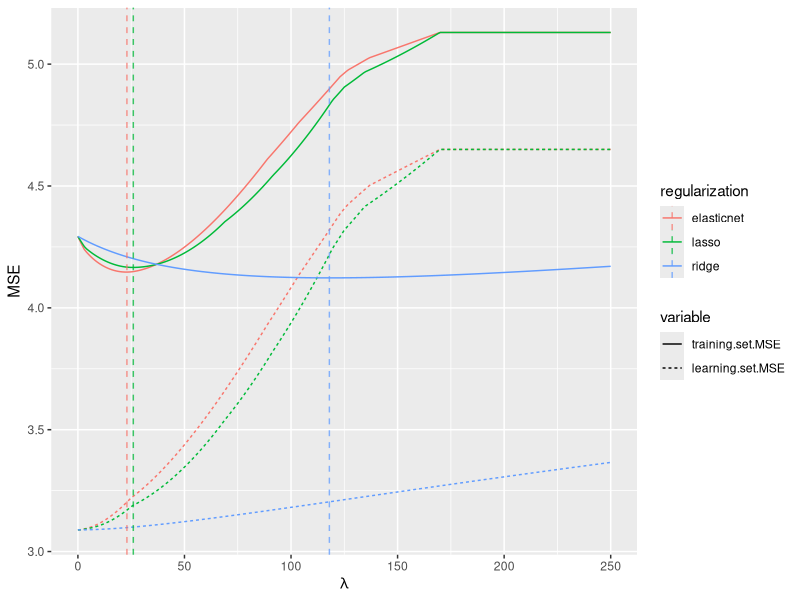
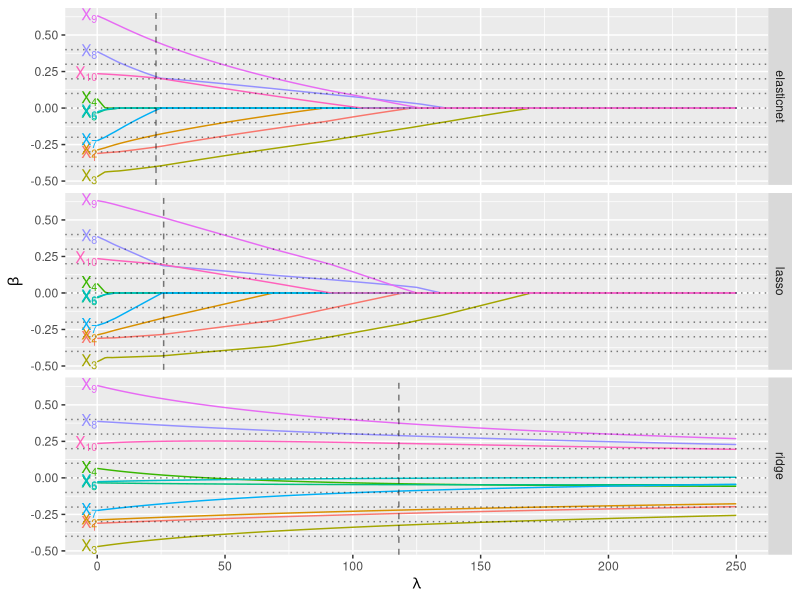
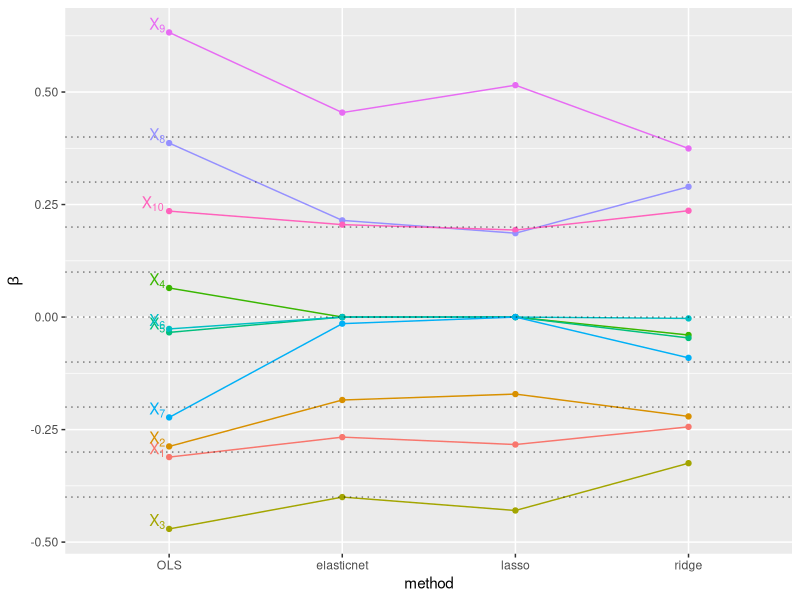
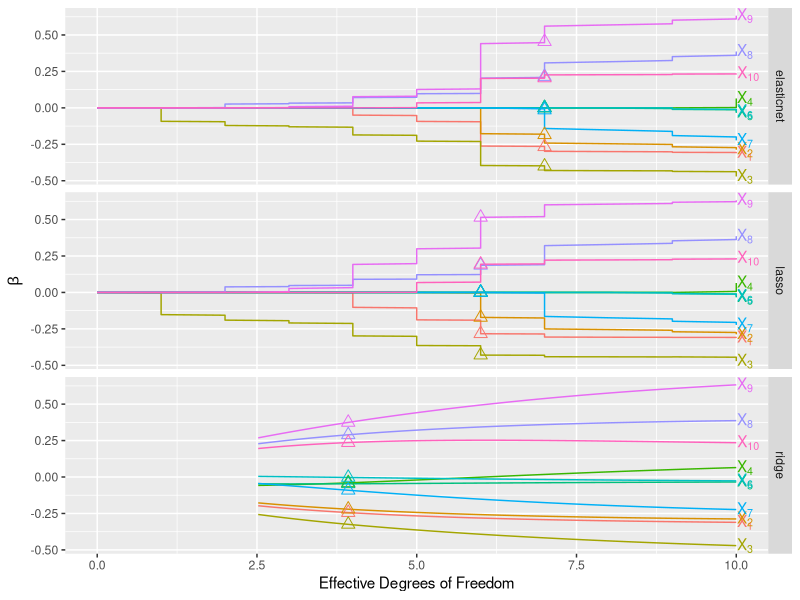
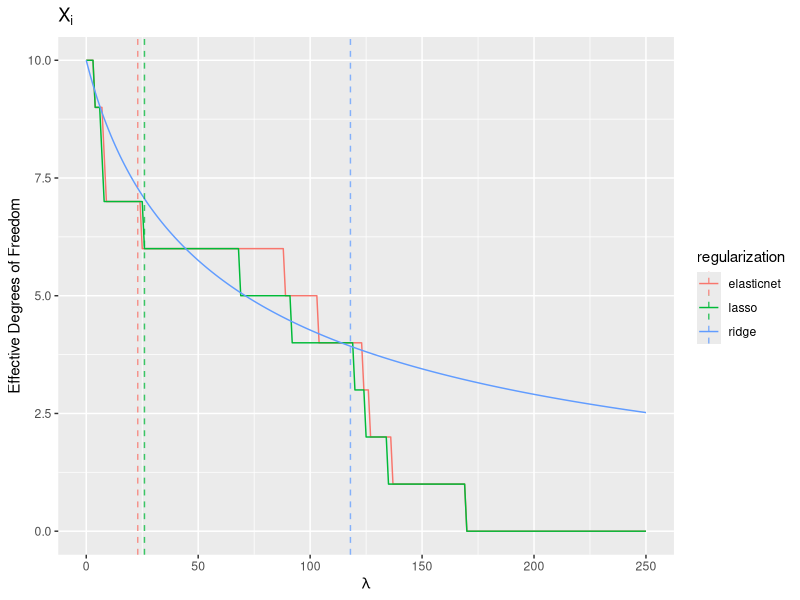
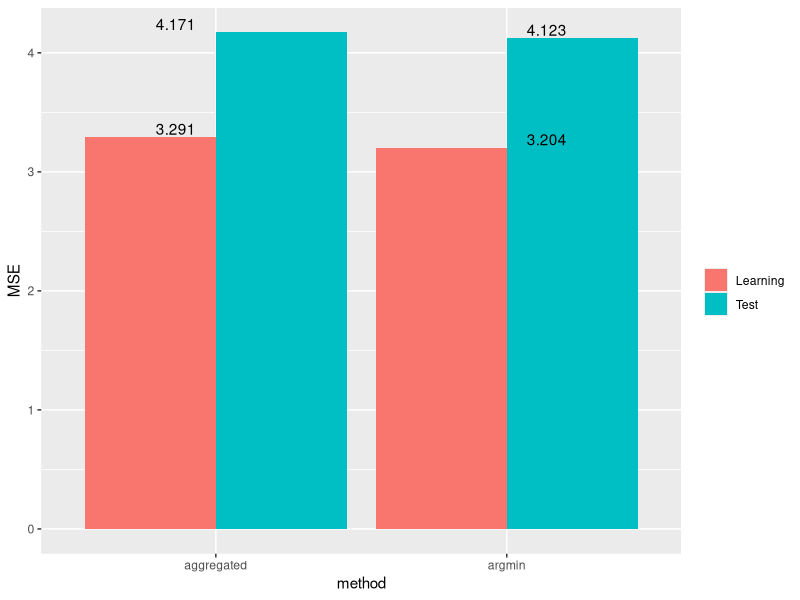
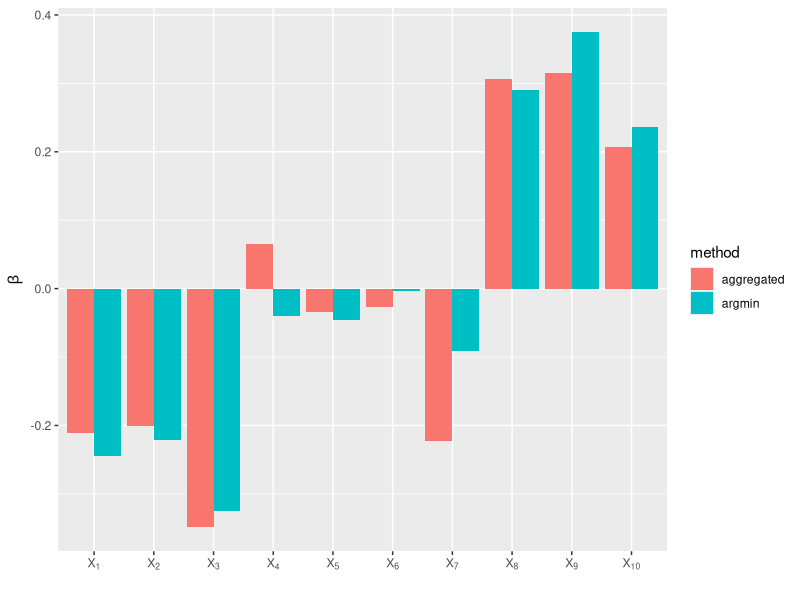
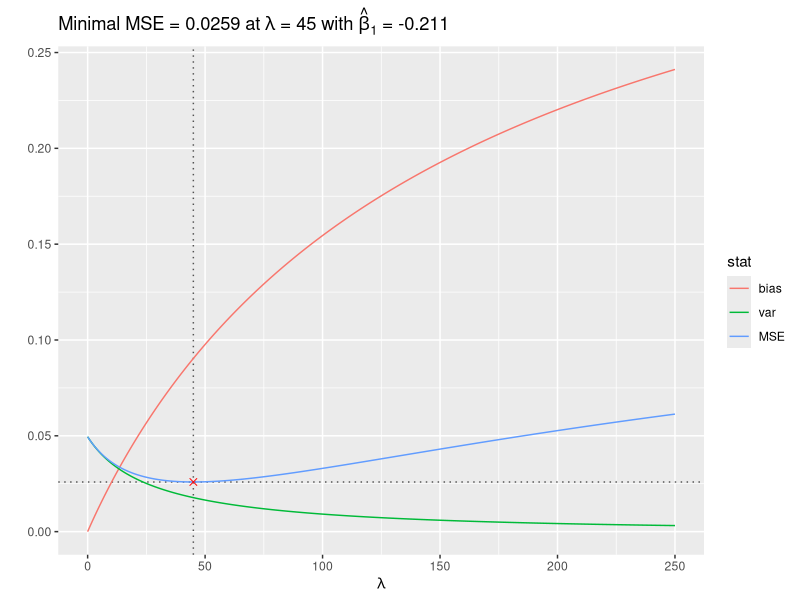

Reproduce these figures in R, in order. (Note: this script raises an error after producing the figures.)
### question 3 -- simulation study

### ------------------------
### simulation libraries
### ------------------------
set.seed(1234)
library(MASS) # for multivariate normal random variables
library(glmnet) # for regression routines
library(ggplot2) # for plotting
library(reshape2)

### -----------------------
### helper functions
### -----------------------
.ar1CovMatrix <- function(n,rho) {
  ### there's got to be a slick way to do this.
  rows <- 1:n
  exp.mat <- matrix(data=sapply(X=rows,FUN=function(i){abs(i-rows)}),ncol=n,byrow=T)
  return(rho ^ exp.mat)
}
.centerMat <- function(mat) {
  apply(X=mat,MARGIN=2,FUN=function(col){col-mean(col)})
}
.generateDataSet <- function(n.obs,J,rho) {
  ### make X according to N(0,Gamma), Gamma follows AR(1)
  ### make sure X is column-centered
  gamma <- .ar1CovMatrix(n=J, rho=rho)
  X.learningSet <- .centerMat(mvrnorm(n=n.obs, mu=rep(0,times=J), Sigma=gamma))
  
  ### make Y according to Y | X ~ N(Xbeta,sigma^2)
  Y.learningSet <- rnorm(n=n.obs, mean=X.learningSet %*% beta, sd=sigma)
  
  ### format output
  dataSet <- cbind(X.learningSet,Y.learningSet)
  colnames(dataSet) <- c(paste("X[", 1:J, "]",sep=""),"Y")
  return(dataSet)
}
### routine for graphical portion of EDA of learning set
.visualizeLearningSet <- function(learning.set) {
  melted.learning.set <- melt(data=as.data.frame(learning.set),id.vars=c("Y"))
  
  ### make scatterplot grid of Y vs. X_j
  scatterplot.grid <- ggplot(data=melted.learning.set,aes(y=Y,x=value,group=variable)) + geom_point() + facet_wrap(~ variable)
  
  ### look at individual distributions of X_j's, Y, and X*beta
  viz.data <- cbind(learning.set,learning.set[,-11]%*%beta)
  colnames(viz.data) <- c(colnames(learning.set),"X*beta")
  
  covariate.boxplot <- ggplot(data=melt(data=as.data.frame(viz.data))) + stat_boxplot(aes(x=variable,y=value))
}
### helper routines to do calculations for analysis
.calcRidgeDF <- function(lambda) {
  df.seq <- sapply(X=lambda,FUN=function(l){
    design.mat.svd <- svd(learning.set[,1:J])
    singular.values <- design.mat.svd$d
    numerator <- singular.values^2
    denominator <- (numerator + l)
    sum(numerator / denominator)
  })
  return(df.seq)
}
.calculateMSE <- function(glmnet.object, new.data, true.values) {
  Y.hat <- predict(object=glmnet.object,newx=new.data,type="response")
  apply(X=Y.hat, MARGIN=2,
        FUN=function(predicted.values){mean((true.values - predicted.values)^2)}
  )
}
### routine to calculate beta's and overal MSE for various regularization schemes
.makeAndAnalyzeGlmnet <- function(learning.set, training.set, regularization="ridge",standardize=F,intercept=T) {
  # note: analysis does not require columns of X to be anything other
  # than column-centered, which is taken care of during generation.
  # so perform glmnet without standardization
  
  # set glmnet's alpha and lambda to coincide with classical parametrization
  switch(regularization,
         ridge = {alpha <-0; lambda <- lambda.values / n.learning.set},
         lasso = {alpha <- 1; lambda <- lambda.values/(2*n.learning.set)},
         elasticnet = {alpha <- 1/3; lambda <- 3*lambda.values/(2*n.learning.set)}
  )
  
  # actually do the regression
  glmnet.obj <- glmnet(x=learning.set[,1:J],y=learning.set[,J+1],family="gaussian",alpha=alpha,lambda=lambda,standardize=standardize,intercept=intercept)
  
  ### place lambda back on original scale and calculate df
  switch(regularization,
         ridge = {lambda <- glmnet.obj$lambda * n.learning.set;
                  df <- .calcRidgeDF(lambda)},
         lasso = {lambda <-  2 * n.learning.set * glmnet.obj$lambda;
                  df <- glmnet.obj$df},
         elasticnet = {lambda <- 2*n.learning.set * glmnet.obj$lambda / 3 ;
                       df <- glmnet.obj$df}
  )
  
  ### extract coefficients and bundle relevant data into a df
  glmnet.df <- data.frame(regularization, lambda, df, t(as.matrix(glmnet.obj$beta)),check.names=F ) 
  colnames(glmnet.df)[1:3] <- c("regularization", "lambda", "df")
  
  ### check out MSE's
  glmnet.df <- within(data=glmnet.df,expr={
    learning.set.MSE <- .calculateMSE(glmnet.obj, new.data=learning.set[,1:J], true.values=learning.set[,J+1])
    training.set.MSE <- .calculateMSE(glmnet.obj, new.data=training.set[,1:J], true.values=training.set[,J+1])
  })
  
  return(list(glmnet.object=glmnet.obj,data.frame=glmnet.df))
}
### ridge-specific routines:
.calculateRidgeCoefs <- Vectorize(vectorize.args="lambda",FUN=function(X,Y,lambda){
  J <- dim(X)[2] # number of features
  X.t <- t(X); M <- X.t %*% X
  A <- solve(M + lambda * diag(J))
  A %*% X.t %*% Y
})
.calculateRidgeMSE <- Vectorize(vectorize.args="lambda",FUN=function(X,lambda,beta,sigma) {
  J <- dim(X)[2] # number of features
  X.t <- t(X); M <- X.t %*% X
  A <- solve(M + lambda * diag(J))
  bias <- (A %*% M - diag(J)) %*% beta
  var <- sigma^2 * diag(A %*% M %*% A)
  return(list(bias=bias,var=var,MSE=bias^2 + var))
} )
### OLS-specific routine:
.calcOLSCoefs <- function(X,Y) {
  t.X <- t(X)
  solve(t.X %*% X) %*% t.X %*% Y
}


### -----------------------
### simulation parameters
### -----------------------
J <- 10 # number of covariates
beta <- c((-J/2 + 1):0,0:(J/2-1)) / 10 # true coefficients
sigma <- 2 # variance for Y | X
rho <- 0.5 # variance for AR(1) structure
lambda.values <- 0:250 # domain of hyper-parameter space to optimize over
n.learning.set <- 100 # number of obs in learning set
n.training.set <- 1000 # number of obs in test set


### ------------------------
### simulation study
### ------------------------

### 1) make learning and test set
learning.set <- .generateDataSet(n.learning.set,J,rho)
training.set <- .generateDataSet(n.training.set,J,rho)

### 2) perform EDA on learning set

### 3) examine properties of regularization

### make coefficients for each regularization scheme
ridge.study <- .makeAndAnalyzeGlmnet(learning.set, training.set)
ridge.study.df <- ridge.study$data.frame

lasso.study <- .makeAndAnalyzeGlmnet(learning.set, training.set, regularization="lasso")
lasso.study.df <- lasso.study$data.frame

enet.study <- .makeAndAnalyzeGlmnet(learning.set, training.set, regularization="elasticnet")
enet.study.df <- enet.study$data.frame


### find lambda associated to minimal traning risk
ridge.t.MSE.min.indx <- which.min(ridge.study.df$training.set.MSE)
enet.t.MSE.min.indx <- which.min(enet.study.df$training.set.MSE)
lasso.t.MSE.min.indx <- which.min(lasso.study.df$training.set.MSE)

location.of.MSE.mins <- rbind(ridge.study.df[ridge.t.MSE.min.indx,],enet.study.df[enet.t.MSE.min.indx,],lasso.study.df[lasso.t.MSE.min.indx,])

### reshape data for visualization
combined.df <- rbind(ridge.study.df,enet.study.df,lasso.study.df)
melted.df <- melt(data=combined.df,id.vars=c("lambda","df","regularization")); head(melted.df)
mse.indx <- which(melted.df$variable %in% c("learning.set.MSE","training.set.MSE"))

### look at MSE vs. lambda for training and learning sets
mse.vs.lambda <- ggplot(data=melted.df[mse.indx,],aes(x=lambda,y=value,color=regularization,lty=variable)) + geom_line() + geom_vline(data=location.of.MSE.mins,aes(xintercept=lambda,color=regularization),lty=8,alpha=0.75) + labs(x=expression(lambda),y="MSE")
show(mse.vs.lambda)

### look at how coefficients vary with lambda
beta.vs.lambda <- ggplot(data=melted.df[-mse.indx,],aes(x=lambda,y=value,color=variable)) + geom_line(show_guide=F) + geom_hline(yintercept=beta,alpha=0.5,lty=3) +  geom_vline(data=location.of.MSE.mins,aes(xintercept=lambda),lty=8,alpha=0.5) + geom_text(data=subset(x=melted.df[-mse.indx,],subset={lambda==0}),aes(label=variable,x=0,y=value,color=variable,group=regularization),show_guide=F,hjust=1,parse=T) + facet_grid(regularization~.) + labs(x=expression(lambda),y=expression(beta))
show(beta.vs.lambda)

### compare "optimal" coefficients between all 4 methods
beta.OLS <- .calcOLSCoefs(X=learning.set[,1:J],Y=learning.set[,J+1])
extra.info <- rbind(data.frame(regularization="OLS",lambda=0,df=J,t(beta.OLS),learning.set.MSE=0,training.set.MSE=0,check.names=F),location.of.MSE.mins)

coefs.vs.method <- ggplot(data=melt(extra.info[,-(14:15)],id.vars=c("lambda","df","regularization")),aes(x=regularization,y=value,color=variable,group=variable)) + geom_point(show_guide=F) + geom_line(show_guide=F) + geom_hline(yintercept=beta,alpha=0.5,lty=3) + geom_text(data=melt(extra.info[1,-(14:15)],id.vars=c("lambda","df","regularization")),aes(label=variable,x=as.factor("OLS"),y=value),hjust=1.25,vjust=0,show_guide=F,parse=T) + labs(x="method",y=expression(beta))
show(coefs.vs.method)

### look at beta vs. df
beta.vs.df <- ggplot(data=melted.df[-mse.indx,],aes(x=df,y=value,color=variable)) + geom_line(show_guide=F) + geom_point(data=melt(location.of.MSE.mins[,-(14:15)],id.vars=c("lambda","df","regularization")),aes(x=df,y=value),size=3,shape=2,show_guide=F) + geom_text(data=subset(x=melted.df[-mse.indx,],subset={df==10 & lambda==0}),aes(label=variable,x=10,y=value,color=variable,group=regularization),show_guide=F,hjust=-.05,parse=T) +  facet_grid(regularization~.) + labs(x="Effective Degrees of Freedom",y=expression(beta))
show(beta.vs.df)

### check out df vs. lambda
df.vs.lambda <- ggplot(data=melted.df[-mse.indx,],aes(x=lambda,y=df,color=regularization)) + geom_line() + geom_vline(data=location.of.MSE.mins,aes(xintercept=lambda,color=regularization),lty=8,alpha=0.75)  + labs(x=expression(lambda),y="Effective Degrees of Freedom",title=expression(X[i]))
show(df.vs.lambda)

### investigate properties of Ridge estimator;
# For the simulation model of a), provide and comment on graphical displays of
# the bias, variance, and MSE of the ridge estimators based on the learning set.
# For each coefficient, provide the value of the shrinkage parameter λ minimizing
# the MSE and the corresponding estimate.

### use closed form expression to investigate bias, variance, and MSE of beta_ridge
library(plyr)
ridge.sampling.stats.list.mat <- .calculateRidgeMSE(learning.set[,1:J],lambda.values,beta,sigma)
ridge.stats <- adply(.data=ridge.sampling.stats.list.mat, .margins=1,
                     .fun=function(row){cbind(lambda=lambda.values,ldply(.data=row, .fun='t'))}
                     )
colnames(ridge.stats)[1] <- "stat"

### find lambda that minimizes MSE for individual coefficient
ridge.indv.study.df <- adply(.data=subset(ridge.stats,subset={stat=="MSE"})[,-(1:2)],.margins=2,.fun=function(column){
  col <- unlist(column)
  col.min.indx <- which.min(col)
  lambda.min <- lambda.values[col.min.indx]
  MSE.min <- min(col)
  coef.at.min <-ridge.study.df[col.min.indx,colnames(column)]
  c(coef=coef.at.min,lambda=lambda.min,MSE=MSE.min)
  })

### calculate MSE of this frankenstein estimator
frank.MSE.lset <- mean( (learning.set[,J+1] - learning.set[,1:J] %*% ridge.indv.study.df$coef)^2 )
frank.MSE.tset <- mean( (training.set[,J+1] - training.set[,1:J] %*% ridge.indv.study.df$coef)^2 )

### compare this to minimum MSE found above
library(xtable)
mse.comparison <- rbind(c(Learning=frank.MSE.lset,Test=frank.MSE.tset),c(Learning=location.of.MSE.mins$learning.set.MSE[1],Test=location.of.MSE.mins$training.set.MSE[1]))
mse.comparison <- data.frame(method=c("aggregated","argmin"),mse.comparison)
mse.comparison.plot <- ggplot(data=melt(mse.comparison),aes(x=method)) + geom_bar(aes(weight=value,fill=variable),position="dodge") + geom_text(aes(x=method,y=value,label=round(value,digits=3)),hjust=c(1.5,-0.5,1.5,-0.5),vjust=-0.2,color='black',position="dodge") + labs(y="MSE") + scale_fill_discrete(name="")
show(mse.comparison.plot)

### compare frankenstein coefficients to argmin coefs
coef.comparison <- data.frame(ridge.indv.study.df[,1:2],t(location.of.MSE.mins[1,4:13]))
colnames(coef.comparison) <- c("covariate","aggregated","argmin")
coef.comparison.plot <- ggplot(data=melt(coef.comparison),aes(x=covariate,fill=variable)) + geom_bar(aes(weight=value),position="dodge") + labs(x="",y=expression(beta)) + scale_fill_discrete(name="method")


# fix the x-axis labels
cmd2 <- paste("coef.comparison.plot <- coef.comparison.plot + scale_x_discrete(limits = coef.comparison$covariate, labels=c(",
      paste("\"",ridge.indv.study.df$X1,"\" = ",llply(ridge.indv.study.df$X1,.fun=function(cov){parse(text=cov)}),sep="",collapse=",")
      ,"))",sep="")
eval(parse(text=cmd2))
show(coef.comparison.plot)

### check out bias, variance, and MSE for each coefficient as functions of lambda
melted.ridge.stats <- melt(data=ridge.stats,id.vars=c("stat","lambda"))
coef.plots <- dlply(.data=melted.ridge.stats,.variables=.(variable),.fun=function(subset){
  ### subset has the viz data, minima has the annotation meta-data
  minima <- subset(ridge.indv.study.df, {X1 == subset$variable[1]})
  i <- as.numeric(gsub(pattern="X\\[([1]{0,1}[0-9])\\]",replacement="\\1",x=minima$X1))
  plot.title <- substitute(paste("Minimal MSE = ", MSE, " at ", lambda, " = ", lambda.val, " with ", hat(beta)[i], " = ", beta.val),list(MSE=round(minima$MSE,4), lambda.val=minima$lambda, i=i, beta.val=round(minima$coef,3)))
  output <- ggplot() + geom_vline(xintercept=minima$lambda,color='black',lty=3,alpha=0.65) + geom_hline(yintercept=minima$MSE,color='black',lty=3,alpha=0.65) + geom_line(data=subset,aes(x=lambda,y=value,group=stat:variable,color=stat))  + geom_point(data=minima,aes(x=lambda,y=MSE),shape=4,color='red',size=2) + labs(y="",x=expression(lambda), title=plot.title)
  show(output)
  return(output)
})

### investigate properties of LASSO via bootstrap
###   fix learning set, redraw Y
B <- 100 # number of redraws
X.fixed <- learning.set[,1:J]

lasso.sampling.dist <- ldply(.data=1:B,.fun=function(i){
  ### remake learning set, and run glmnet
  learning.set[,J+1] <- rnorm(n=n.learning.set, mean=X.fixed %*% beta, sd=sigma)
  out <- .makeAndAnalyzeGlmnet(learning.set, training.set, regularization="lasso")$data.frame
  return(out)
})

### this is doing some fucked up shit. Need to make sure lambda is cast as numeric
lasso.sampling.dist$lambda <- as.numeric(as.character(lasso.sampling.dist$lambda))
### for each covariate, find the average coefficient estimate, as well as 
### bias, variance, and MSE
lasso.analysis.coef.stats <- daply(.data=lasso.sampling.dist,.variables=.(lambda),.fun=function(subset){  
  covariates <- subset[,4:13]
  exp.val <- colMeans(covariates) # 4:13 are coefs
  bias <- exp.val - beta
  var.hat <- aaply(.data=covariates,.margins=2,.fun='var')
  mse.hat <- bias^2 + var.hat
  return(rbind(exp.val[1:10],bias,var.hat,mse.hat))
})
### for each covariate, find lambda which corresponds to minimal MSE
lasso.analysis.optimal.coefs <- adply(.data=lasso.analysis.coef.stats,.margins=3,.fun=function(covariate){
  min.lambda.indx <- which.min(covariate[,4])
  return(c(covariate[min.lambda.indx,],lambda=lambda.values[min.lambda.indx]))
})
### make plots similar to before
lasso.plots <- llply(.data=dimnames(lasso.analysis.coef.stats)[[3]],.fun=function(covariate){
  ### melted.df has the viz data, minima has the annotation meta-data
  minima <- subset(lasso.analysis.optimal.coefs, {X1 == covariate})
  i <- as.numeric(gsub(pattern="X\\[([1]{0,1}[0-9])\\]",replacement="\\1",x=minima$X1))
  plot.title <- substitute(paste("Minimal MSE = ", MSE, " at ", lambda, " = ", lambda.val, " with ", hat(beta)[i], " = ", beta.val),list(MSE=round(minima$mse.hat,4), lambda.val=minima$lambda, i=i, beta.val=round(minima$V1,3)))
  
  df <- data.frame(lasso.analysis.coef.stats[,,covariate],lambda=lambda.values)
  # reshape data
  colnames(df)[1] <- "coefficient"
  melted.df <- melt(df,id.vars="lambda")
  stat.plot <- ggplot() + geom_vline(xintercept=minima$lambda,color='black',lty=3,alpha=0.65) + geom_hline(yintercept=minima$mse.hat,color='black',lty=3,alpha=0.65) + geom_point(data=minima,aes(x=lambda,y=mse.hat),shape=4,color='red',size=2) + geom_line(data=subset(melted.df,{variable != "coefficient"}), aes(x=lambda,y=value,color=variable)) + labs(y="",x=expression(lambda),title=plot.title) + scale_color_discrete(name="Statistic",breaks=c("bias","var.hat","mse.hat"),labels=c("Bias","Var","MSE"))
  show(stat.plot)
  return(stat.plot)
})

### make bar plot depicting optimal coefficients versus truth
coef.df <- data.frame(lasso.analysis.optimal.coefs,truth=beta)
melted.df<-melt(coef.df,id=c("X1","lambda"))

lasso.comparison.plot <- ggplot(data=subset(melted.df,{variable %in% c("V1","truth")}), aes(x=X1,weight=value,fill=variable)) + geom_bar(position="dodge") + scale_fill_discrete(name="",breaks=c("V1","truth"),labels=c(expression(hat(beta)),expression(beta[0]))) + labs(x="", y=expression(beta),title="Optimal LASSO estimates next to true parameter values")

# fix the x-axis labels
cmd2 <- paste("lasso.comparison.plot <- lasso.comparison.plot + scale_x_discrete(limits = lasso.analysis.optimal.coefs$X1, labels=c(",
              paste("\"",lasso.analysis.optimal.coefs$X1,"\" = ",llply(as.character(lasso.analysis.optimal.coefs$X1),.fun=function(cov){parse(text=cov)}),sep="",collapse=",")
              ,"))",sep="")
eval(parse(text=cmd2))
show(lasso.comparison.plot)



####################33
test <- lasso.analysis.coef.stats[,,7]
colnames(test)[1] <- "coefficient"
melted.df <- melt(test);head(melted.df)
ggplot() + geom_line(data=melted.df, aes(x=lambda,y=value,color=variable)) + scale_color_discrete(name="Statistic",breaks=c("bias","var.hat","mse.hat"),labels=c("Bias","Var","MSE"))

lapply(X=lambda.values,FUN=function(lambda.val){
  length(which(as.character(lasso.sampling.dist$lambda) == 91))
  relev.subset <- subset(x=lasso.sampling.dist,subset={lambda==lambda.val})
  print(relev.subset$lambda[1])
  print(dim(relev.subset))
})

checkit <- subset(lasso.sampling.dist,lambda==2)

### -------------------
### code hell
### -------------------

# ridge.sampling.stats <- lapply(X=1:dim(ridge.sampling.stats.list.mat)[1],FUN=function(row.i){
#   row <- ridge.sampling.stats.list.mat[row.i,]
#   stat.name <- rownames(ridge.sampling.stats.list.mat)[row.i]
#   mat <- matrix(unlist(row),ncol=J,byrow=T,dimnames=list(lambda.values,paste("beta[",1:J,"]",sep="")))
#   return(data.frame(stat=stat.name,lambda=lambda.values,mat,check.names=F))
# })
# ridge.bias.df <- ridge.sampling.stats[[1]]
# ridge.var.df <- ridge.sampling.stats[[2]]
# ridge.mse.df <- ridge.sampling.stats[[3]]
.makePlots <- function(glmnet.df,display.plots=F) {
  
  ### melt down for visualization; exclude MSE's
  viz.data1 <- melt(data=glmnet.df[,-c(J+4,J+5)],id.vars=c("regularization","lambda","df"))
  
  ### check out beta vs. lambda
  beta.vs.lambda <- ggplot(data=viz.data1,aes(x=lambda,y=value,colour=variable,shape=variable)) + geom_hline(yintercept=beta,alpha=0.25,lty=2) + geom_line() + labs(x=expression(lambda), y=expression(beta)) # + geom_point() 
  
  
  ### check out DF vs. lambda:
  df.vs.lambda <- switch(regularization,
                         ridge={
                           ggplot(data=coef.df) + geom_line(aes(x=lambda,y=df))
                         },
                         lasso={
                           ggplot(data=coef.df) + geom_step(aes(x=lambda,y=df)) + geom_hline(yintercept=0,lty=2,alpha=0.5)
                         },
                         elasticnet={
                           ggplot(data=coef.df) + geom_step(aes(x=lambda,y=df)) + geom_hline(yintercept=0,lty=2,alpha=0.5)
                         }
  )
  df.vs.lambda <- df.vs.lambda + labs(x=expression(lambda),y="Effective Degrees of Freedom")
  
  ### look at beta vs. df
  beta.vs.df <- ggplot(data=viz.data1,aes(y=value,x=df,colour=variable,shape=variable)) + geom_line() + labs(x="Effective Degrees of Freedom", y=expression(beta))
  
  ### check out MSE's
  learning.set.MSE <- .calculateMSE(glmnet.object, new.data=learning.set[,1:J], true.values=learning.set[,J+1])
  training.set.MSE <- .calculateMSE(glmnet.object, new.data=training.set[,1:J], true.values=training.set[,J+1])
  
  ls.MSE.plot <- ggplot(data=data.frame(lambda=lambda, MSE=learning.set.MSE),aes(x=lambda)) + geom_line(aes(y=MSE)) + labs(x=expression(lambda),y="MSE",title=expression(paste("Learning set MSE vs. ",lambda)))
  
  ts.MSE.plot <- ggplot(data=data.frame(lambda=lambda, MSE=training.set.MSE),aes(x=lambda)) + geom_line(aes(y=MSE)) + labs(x=expression(lambda),y="MSE",title=expression(paste("Training set MSE vs. ",lambda)))
  
  if (display.plots) {
    show(beta.vs.lambda)
    show(df.vs.lambda)
    show(beta.vs.df)
    show(ls.MSE.plot)
    show(ts.MSE.plot)
  } 
  
  return(list(p1=beta.vs.lambda,p2=df.vs.lambda,p3=beta.vs.df,p4=ls.MSE.plot,p5=ts.MSE.plot))
}
